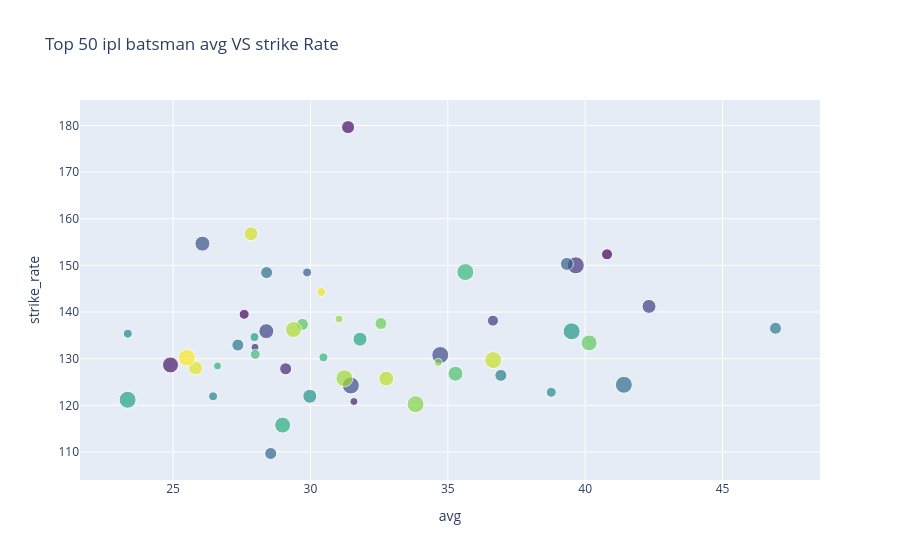

Source (notebook cell):
### Code cell
# SCATTER PLOT 
trace1 = go.Scatter(x=top_50_sr_VS_avg_Size['avg'] ,y=top_50_sr_VS_avg_Size['strike_rate'],
                    mode='markers',text=hover_text,
                marker=dict(color=np.arange(50),
            colorscale='Viridis', # by default viridis
            size=top_50_sr_VS_avg_Size['sixes']%10+8)
                    )
data=[trace1]
layout = go.Layout(title='Top 50 ipl batsman avg VS strike Rate' ,xaxis={'title':'avg'},yaxis={'title':'strike_rate'})
fig = go.Figure(data,layout)
fig.show()

### Figure 1 — Plotly figure (JSON) as saved in the notebook; plotly's stock layout.template omitted (floating-point values rounded to 4 significant figures)
{"data": [{"marker": {"color": [0, 1, 2, 3, 4, 5, 6, 7, 8, 9, 10, 11, 12, 13, 14, 15, 16, 17, 18, 19, 20, 21, 22, 23, 24, 25, 26, 27, 28, 29, 30, 31, 32, 33, 34, 35, 36, 37, 38, 39, 40, 41, 42, 43, 44, 45, 46, 47, 48, 49], "colorscale": [[0, "#440154"], [0.1111, "#482878"], [0.2222, "#3e4989"], [0.3333, "#31688e"], [0.4444, "#26828e"], [0.5556, "#1f9e89"], [0.6667, "#35b779"], [0.7778, "#6ece58"], [0.8889, "#b5de2b"], [1, "#fde725"]], "size": [11, 10, 13, 16, 8, 12, 8, 17, 11, 14, 15, 17, 17, 15, 9, 13, 12, 17, 12, 12, 12, 12, 9, 9, 10, 14, 17, 9, 17, 14, 16, 8, 9, 17, 10, 15, 12, 16, 12, 8, 17, 8, 17, 16, 15, 17, 14, 14, 9, 17]}, "mode": "markers", "text": ["<b>Batter:</b> AB de Villiers<br><b>Sixes:</b> 253", "<b>Batter:</b> AC Gilchrist<br><b>Sixes:</b> 92", "<b>Batter:</b> AD Russell<br><b>Sixes:</b> 175", "<b>Batter:</b> AJ Finch<br><b>Sixes:</b> 78", "<b>Batter:</b> AM Rahane<br><b>Sixes:</b> 80", "<b>Batter:</b> AT Rayudu<br><b>Sixes:</b> 164", "<b>Batter:</b> BB McCullum<br><b>Sixes:</b> 130", "<b>Batter:</b> CH Gayle<br><b>Sixes:</b> 359", "<b>Batter:</b> DA Miller<br><b>Sixes:</b> 113", "<b>Batter:</b> DA Warner<br><b>Sixes:</b> 216", "<b>Batter:</b> DR Smith<br><b>Sixes:</b> 117", "<b>Batter:</b> F du Plessis<br><b>Sixes:</b> 109", "<b>Batter:</b> G Gambhir<br><b>Sixes:</b> 59", "<b>Batter:</b> GJ Maxwell<br><b>Sixes:</b> 127", "<b>Batter:</b> HH Pandya<br><b>Sixes:</b> 111", "<b>Batter:</b> JC Buttler<br><b>Sixes:</b> 135", "<b>Batter:</b> JH Kallis<br><b>Sixes:</b> 44", "<b>Batter:</b> JP Duminy<br><b>Sixes:</b> 79", "<b>Batter:</b> KA Pollard<br><b>Sixes:</b> 224", "<b>Batter:</b> KD Karthik<br><b>Sixes:</b> 134", "<b>Batter:</b> KL Rahul<br><b>Sixes:</b> 164", "<b>Batter:</b> KS Williamson<br><b>Sixes:</b> 64", "<b>Batter:</b> M Vijay<br><b>Sixes:</b> 91", "<b>Batter:</b> MA Agarwal<br><b>Sixes:</b> 91", "<b>Batter:</b> MEK Hussey<br><b>Sixes:</b> 52", "<b>Batter:</b> MK Pandey<br><b>Sixes:</b> 106", "<b>Batter:</b> MS Dhoni<br><b>Sixes:</b> 229", "<b>Batter:</b> N Rana<br><b>Sixes:</b> 111", "<b>Batter:</b> PA Patel<br><b>Sixes:</b> 49", "<b>Batter:</b> Q de Kock<br><b>Sixes:</b> 106", "<b>Batter:</b> R Dravid<br><b>Sixes:</b> 28", "<b>Batter:</b> RA Jadeja<br><b>Sixes:</b> 90", "<b>Batter:</b> RG Sharma<br><b>Sixes:</b> 241", "<b>Batter:</b> RR Pant<br><b>Sixes:</b> 129", "<b>Batter:</b> RV Uthappa<br><b>Sixes:</b> 182", "<b>Batter:</b> S Dhawan<br><b>Sixes:</b> 137", "<b>Batter:</b> SA Yadav<br><b>Sixes:</b> 84", "<b>Batter:</b> SE Marsh<br><b>Sixes:</b> 78", "<b>Batter:</b> SK Raina<br><b>Sixes:</b> 204", "<b>Batter:</b> SPD Smith<br><b>Sixes:</b> 60", "<b>Batter:</b> SR Tendulkar<br><b>Sixes:</b> 29", "<b>Batter:</b> SR Watson<br><b>Sixes:</b> 190", "<b>Batter:</b> SS Iyer<br><b>Sixes:</b> 99", "<b>Batter:</b> SV Samson<br><b>Sixes:</b> 158", "<b>Batter:</b> Shubman Gill<br><b>Sixes:</b> 47", "<b>Batter:</b> V Kohli<br><b>Sixes:</b> 219", "<b>Batter:</b> V Sehwag<br><b>Sixes:</b> 106", "<b>Batter:</b> WP Saha<br><b>Sixes:</b> 76", "<b>Batter:</b> YK Pathan<br><b>Sixes:</b> 161", "<b>Batter:</b> Yuvraj Singh<br><b>Sixes:</b> 149"], "type": "scatter", "x": [40.8, 27.59, 31.37, 24.9, 31.58, 29.1, 27.98, 39.66, 36.64, 42.32, 28.39, 34.72, 31.47, 26.07, 29.88, 39.33, 28.55, 41.41, 28.4, 27.36, 46.93, 36.93, 26.45, 23.35, 38.76, 29.98, 39.51, 27.96, 23.34, 31.8, 28.99, 26.62, 30.47, 35.64, 27.99, 35.28, 29.71, 40.15, 32.56, 34.65, 33.83, 31.04, 31.24, 29.38, 32.76, 36.65, 27.84, 25.82, 30.4, 25.5], "y": [152.4, 139.5, 179.6, 128.7, 120.8, 127.8, 132.4, 150.0, 138.2, 141.2, 135.9, 130.8, 124.2, 154.7, 148.5, 150.3, 109.7, 124.4, 148.5, 132.9, 136.5, 126.4, 121.9, 135.4, 122.8, 121.9, 135.9, 134.6, 121.2, 134.2, 115.8, 128.4, 130.3, 148.6, 130.9, 126.8, 137.4, 133.4, 137.5, 129.2, 120.2, 138.5, 125.8, 136.2, 125.7, 129.7, 156.8, 128.0, 144.3, 130.2]}], "layout": {"title": {"text": "Top 50 ipl batsman avg VS strike Rate"}, "xaxis": {"title": {"text": "avg"}}, "yaxis": {"title": {"text": "strike_rate"}}}}
